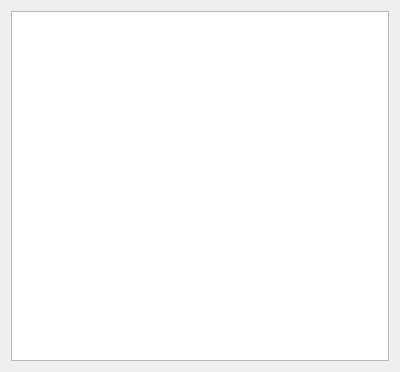
<?xml version="1.0" encoding="UTF-8"?>
<ui version="4.0">
 <class>ConfPerm</class>
 <widget class="QWidget" name="ConfPerm">
  <property name="geometry">
   <rect>
    <x>0</x>
    <y>0</y>
    <width>400</width>
    <height>368</height>
   </rect>
  </property>
  <property name="windowTitle">
   <string>Form</string>
  </property>
  <layout class="QGridLayout">
   <item row="1" column="0" rowspan="6" colspan="3">
    <widget class="QTableWidget" name="tabPerm">
     <property name="minimumSize">
      <size>
       <width>0</width>
       <height>350</height>
      </size>
     </property>
    </widget>
   </item>
  </layout>
 </widget>
 <resources/>
 <connections/>
</ui>
